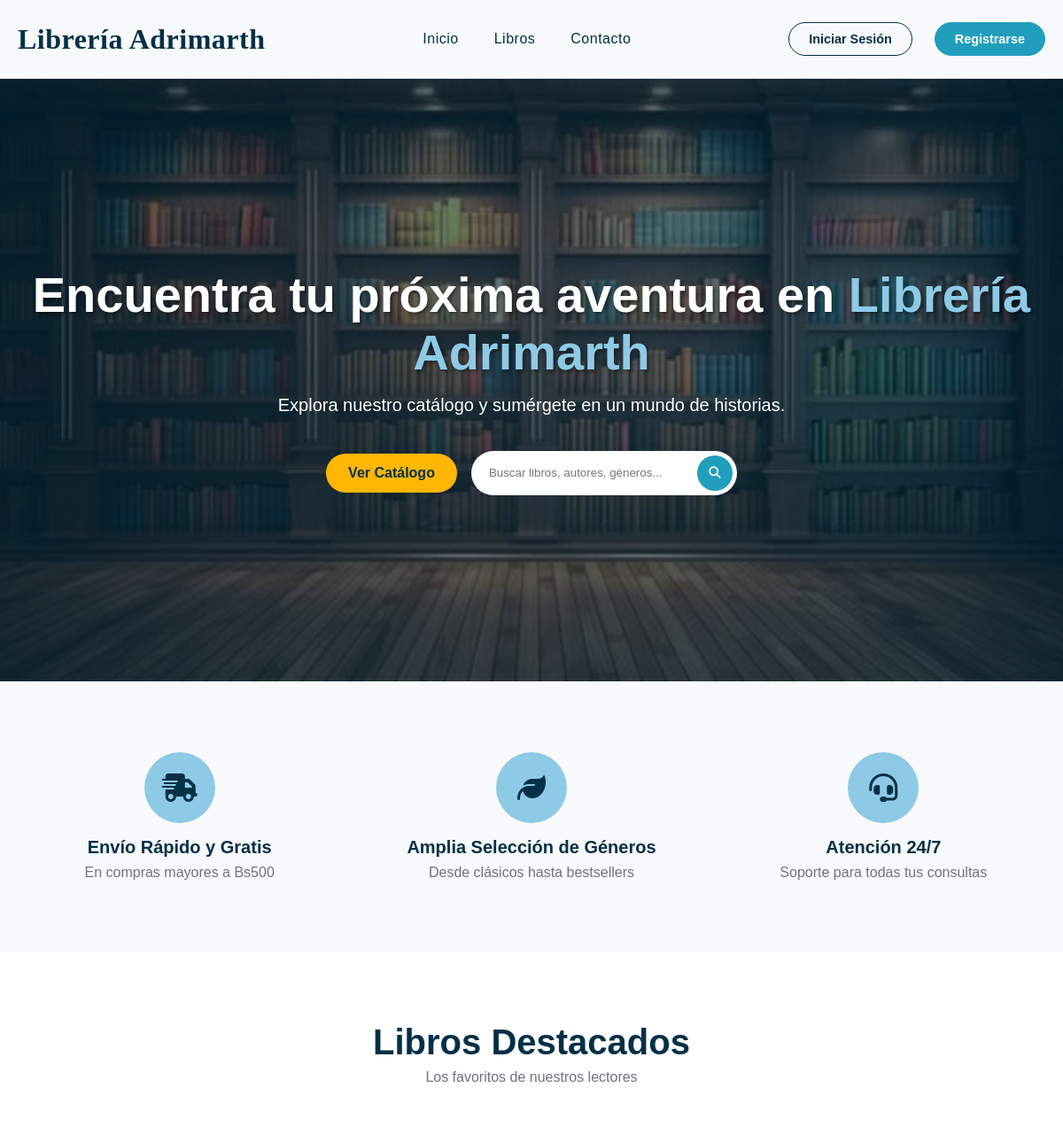
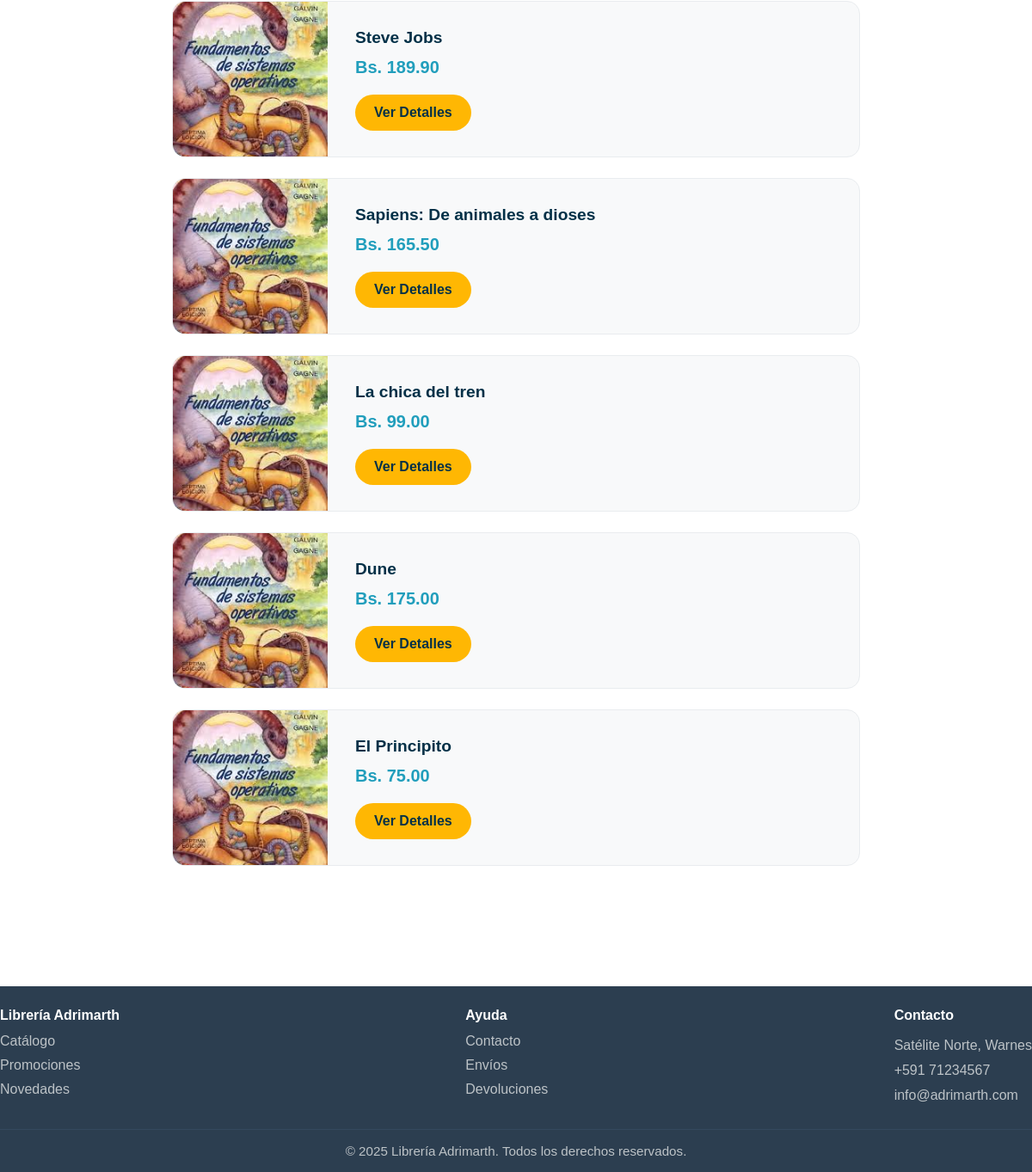
The app's page /cliente/pages/index.php with its own data (2 pictures, top to bottom).
### tables this page shows
CREATE TABLE libros (
    id INT AUTO_INCREMENT PRIMARY KEY,
    nombre VARCHAR(100) NOT NULL,
    autor VARCHAR(255) NOT NULL,
    descripcion TEXT NOT NULL,
    precio DECIMAL(10,2) NOT NULL,
    genero_id INT,
    imagen VARCHAR(255),
    stock INT DEFAULT 0,
    activo BOOLEAN DEFAULT TRUE,
    destacado BOOLEAN DEFAULT FALSE,   
    fecha_creacion TIMESTAMP DEFAULT CURRENT_TIMESTAMP,
    FOREIGN KEY (genero_id) REFERENCES generos(id)
);

### cliente/controllers/index_controller.php (called while the page is built, shortened)
<?php
require_once __DIR__ . '/../../config/database.php';
require_once __DIR__ . '/../../auth/functions.php';
require_once __DIR__ . '/../../administrador/models/Libro.php';
$libroModel = new LibroModel($pdo);
$filtros = [
    'activo' => 1,
    'destacado' => 1,
    'limit' => 6
];
$libros_destacados = $libroModel->getAll($filtros);
?>

### administrador/models/Libro.php (called while the page is built, shortened)
<?php
class LibroModel {
    private $pdo;
    public function __construct($pdo) {
        $this->pdo = $pdo;
    }
    public function getAll($filtros = []) {
        $where_conditions = [];
        $params = [];
        $limit_sql = '';
        if (isset($filtros['activo'])) {
            $where_conditions[] = 'p.activo = ?';
            $params[] = $filtros['activo'];
        }
        if (isset($filtros['destacado'])) {
            $where_conditions[] = 'p.destacado = ?';
            $params[] = $filtros['destacado'];
        }
        $sql_where = '';
        if (!empty($where_conditions)) {
            $sql_where = 'WHERE ' . implode(' AND ', $where_conditions);
        }
        if (isset($filtros['limit'])) {
            $limit_sql = 'LIMIT ' . (int)$filtros['limit'];
        }
        $sql = "SELECT p.*, c.nombre as genero_nombre
                FROM libros p
                LEFT JOIN generos c ON p.genero_id = c.id
                {$sql_where}
                ORDER BY p.fecha_creacion DESC
                {$limit_sql}";
        $stmt = $this->pdo->prepare($sql);
        $stmt->execute($params);
        return $stmt->fetchAll();
    }
}
?>

### auth/functions.php (called while the page is built, shortened)
<?php
function formatPrice($price) {
    return 'Bs. ' . number_format($price, 2);
}
?>

### cliente/pages/index.php (the view, shortened to what this page needs)
<?php
require_once '../controllers/index_controller.php';
include '../../public/componentes/header.php';
?>
<link rel="stylesheet" href="/proyecto-01/cliente/styles/home.css">
    <section class="hero" style="background-image: url('/proyecto-01/public/imgs/libreria.jpg');">
        <div class="hero-overlay"></div>
        <div class="container hero-content">
            <h1>Encuentra tu próxima aventura en <span class="highlight">Librería Adrimarth</span></h1>
            <p>Explora nuestro catálogo y sumérgete en un mundo de historias.</p>
            <div class="hero-actions">
                <a href="/proyecto-01/cliente/pages/libros.php" class="btn btn-primary">Ver Catálogo</a>
                <form action="/proyecto-01/cliente/pages/libros.php" method="GET" class="hero-search">
                    <input type="text" name="buscar" placeholder="Buscar libros, autores, géneros...">
                    <button type="submit"><i class="fa-solid fa-search"></i></button>
                </form>
            </div>
        </div>
    </section>
    <section class="features-section">
        <div class="container features">
            <div class="feature">
                <div class="icon"><i class="fa-solid fa-truck-fast"></i></div>
                <h3>Envío Rápido y Gratis</h3>
                <p>En compras mayores a Bs500</p>
            </div>
            <div class="feature">
                <div class="icon"><i class="fa-solid fa-leaf"></i></div>
                <h3>Amplia Selección de Géneros</h3>
                <p>Desde clásicos hasta bestsellers</p>
            </div>
            <div class="feature">
                <div class="icon"><i class="fa-solid fa-headset"></i></div>
                <h3>Atención 24/7</h3>
                <p>Soporte para todas tus consultas</p>
            </div>
        </div>
    </section>
    <section class="featured-products">
        <div class="container">
            <h2>Libros Destacados</h2>
            <p class="section-subtitle">Los favoritos de nuestros lectores</p>
            <div class="products-grid">
                <?php foreach ($libros_destacados as $libro): ?>
                    <div class="product-card">
                        <a href="/proyecto-01/cliente/pages/libro_detalle.php?id=<?php echo $libro['id']; ?>" class="product-image-link">
                            <img src="/proyecto-01/public/<?php echo htmlspecialchars($libro['imagen']); ?>"
                                 alt="<?php echo htmlspecialchars($libro['nombre']); ?>">
                        </a>
                        <div class="product-info">
                            <h3><?php echo htmlspecialchars($libro['nombre']); ?></h3>
                            <p class="price"><?php echo formatPrice($libro['precio']); ?></p>
                            <a href="/proyecto-01/cliente/pages/libro_detalle.php?id=<?php echo $libro['id']; ?>" class="btn btn-secondary">Ver Detalles</a>
                        </div>
                    </div>
                <?php endforeach; ?>
            </div>
        </div>
    </section>
<?php
include '../../public/componentes/footer.php';
?>

### cliente/styles/header.css (style rules this page uses)
body { font-family: 'Montserrat', sans-serif; }

### public/global.css (style rules this page uses)
html { overflow-y: scroll; }
:root { --sky-blue: #8ecae6; --blue-green: #219ebc; --prussian-blue: #023047; --selective-yellow: #ffb703; --sandy-brown: #fb8500; --white: #ffffff; --off-white: #f8f9fa; --gray: #6c757d; }
* { margin: 0; padding: 0; box-sizing: border-box; font-family: sans-serif; }
body { display: flex; flex-direction: column; min-height: 100vh; }
.container { max-width: 1300px; min-width: 1200px; margin: 0 auto; padding: 0 20px; }
.btn { display: inline-flex; align-items: center; justify-content: center; gap: 0.5rem; padding: 12px 24px; border-radius: 8px; font-weight: 600; text-decoration: none; border: 1px solid transparent; cursor: pointer; transition: all 0.2s ease-in-out; }
.btn-primary { background-color: var(--sandy-brown); color: var(--white); }
.btn-secondary { background-color: var(--blue-green); color: var(--white); }

### cliente/styles/home.css (style rules this page uses)
.hero { position: relative; height: 85vh; background-size: cover; background-position: center; color: var(--white); display: flex; align-items: center; text-align: center; }
.hero-overlay { position: absolute; top: 0; left: 0; width: 100%; height: 100%; background-color: rgba(2, 48, 71, 0.6); z-index: 1; }
.hero-content { position: relative; z-index: 2; display: flex; flex-direction: column; align-items: center; gap: 1rem; }
.hero-content h1 { font-size: 3.5rem; font-weight: 700; text-shadow: 2px 2px 4px rgba(0, 0, 0, 0.5); }
.hero-content .highlight { color: var(--sky-blue); }
.hero-content p { font-size: 1.25rem; max-width: 600px; margin-bottom: 1.5rem; }
.hero-actions { display: flex; gap: 1rem; align-items: center; }
.btn-primary { background-color: var(--selective-yellow); color: var(--prussian-blue); padding: 12px 24px; border-radius: 50px; text-decoration: none; font-weight: 700; transition: background-color 0.3s, transform 0.3s; }
.hero-search { display: flex; background: var(--white); border-radius: 50px; padding: 5px; }
.hero-search input { border: none; outline: none; padding: 0 15px; width: 250px; background: transparent; }
.hero-search button { border: none; background: var(--blue-green); color: var(--white); border-radius: 50%; width: 40px; height: 40px; cursor: pointer; transition: background-color 0.3s; }
.features-section { padding: 80px 0; background-color: var(--off-white); }
.features { display: flex; gap: 2rem; justify-content: space-around; text-align: center; }
.feature { flex: 1; max-width: 300px; }
.feature .icon { width: 80px; height: 80px; margin: 0 auto 1rem; border-radius: 50%; background-color: var(--sky-blue); color: var(--prussian-blue); display: grid; place-items: center; font-size: 2rem; transition: transform 0.3s, background-color 0.3s; }
.feature h3 { margin-bottom: 0.5rem; color: var(--prussian-blue); font-size: 1.25rem; }
.feature p { color: var(--gray); }
.featured-products { padding: 80px 0; background-color: var(--white); }
.featured-products h2 { text-align: center; font-size: 2.5rem; color: var(--prussian-blue); margin-bottom: 0.5rem; }
.section-subtitle { text-align: center; color: var(--gray); margin-bottom: 3rem; }
.products-grid { display: grid; grid-template-columns: 1fr; gap: 1.5rem; max-width: 800px; margin: 0 auto; }
.product-card { background: var(--off-white); border: 1px solid #e9ecef; border-radius: 15px; display: flex; align-items: center; overflow: hidden; transition: transform 0.3s, box-shadow 0.3s; }
.product-image-link { flex: 0 0 180px; display: block; }
.product-image-link img { width: 100%; height: 100%; aspect-ratio: 1 / 1; object-fit: cover; display: block; }
.product-info { padding: 1.5rem 2rem; display: flex; flex-direction: column; align-items: flex-start; gap: 0.75rem; }
.product-info h3 { font-size: 1.2rem; margin: 0; color: var(--prussian-blue); }
.product-info .price { font-size: 1.25rem; font-weight: 700; color: var(--blue-green); margin: 0; }
.btn-secondary { background-color: var(--selective-yellow); color: var(--prussian-blue); padding: 10px 20px; border-radius: 50px; text-decoration: none; font-weight: 700; display: inline-block; border: 2px solid transparent; transition: background-color 0.3s, color 0.3s; margin-top: 0.5rem; }

### records on screen
libros: imagen (picture), nombre "Steve Jobs", precio "Bs. 189.90"
libros: imagen (picture), nombre "Sapiens: De animales a dioses", precio "Bs. 165.50"
libros: imagen (picture), nombre "La chica del tren", precio "Bs. 99.00"
libros: imagen (picture), nombre "Dune", precio "Bs. 175.00"
libros: imagen (picture), nombre "El Principito", precio "Bs. 75.00"
